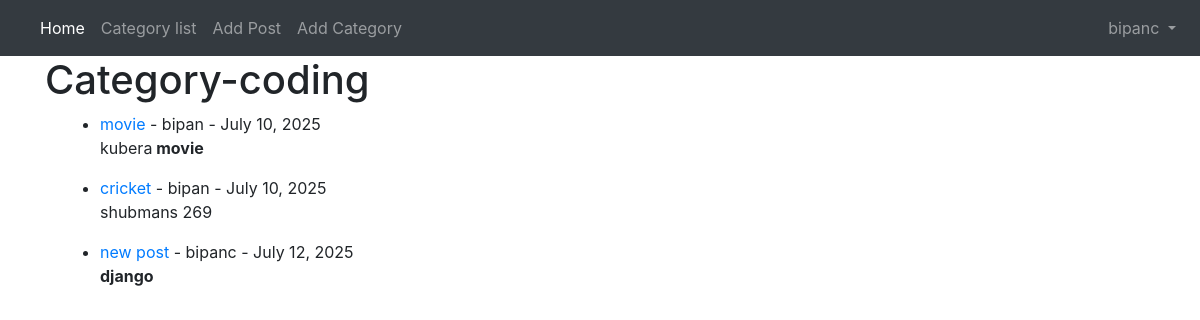
The page /category/coding (signed in) on the database its author committed.
### theblog/models.py (models this page shows, shortened)
class post(models.Model):
    title = models.CharField(max_length=255)
    author= models.ForeignKey(User,on_delete=models.CASCADE)
    header_image=models.ImageField(null=True,blank=True,upload_to='images/')
    body= RichTextField(blank=True,null=True)
    post_date=models.DateField(auto_now_add=True)
    category=models.CharField(max_length=255,default='coding')
    snippet=models.CharField(max_length=255)
    likes=models.ManyToManyField(User,related_name='blog_posts')

### theblog/views.py (the view)
# urls.py: path('category/<str:cats>', categoryview,name='categorys'),
def categoryview(request,cats):
    category_posts=post.objects.filter(category=cats.replace('-',' '))
    return render(request,'categories.html',{'cats':cats.replace('-',' '),'category_posts':category_posts})

### theblog/templates/categories.html (shortened to what this page needs)
{%extends 'base.html'%}
{%block content%}
<h1>Category-{{cats}}</h1>
<div class='container'>
{% if category_posts%}
<ul>
{% for post in category_posts %}
    <li><a href='{% url 'blog-article' post.pk %}'>{{post.title}}<a> - {{post.author}} - {{post.post_date}}<br/>
    {{post.body|slice:":200"|safe}}</li>
{%endfor%}
</ul>
{%else%}
<a>
    No such category exists</a>
{%endif%}
</div>
{%endblock%}

### theblog/templates/base.html (shortened to what this page needs)
<!doctype html>
<html lang="en">
  <head>
    <link rel="stylesheet" href="https://cdn.jsdelivr.net/npm/bootstrap@4.4.1/dist/css/bootstrap.min.css">
  </head>
  <body>
    <nav class="navbar navbar-expand-lg navbar-dark bg-dark">
  <div class="collapse navbar-collapse" id="navbarSupportedContent">
    <ul class="navbar-nav mr-auto">
      <li class="nav-item active">
        <a class="nav-link" href="{%url 'home'%}">Home <span class="sr-only">(current)</span></a>
      </li>
      {%if catmenu %}
      <li class="nav-item dropdown">
        <a class="nav-link dropdown-toggle" href="#" id="navbarDropdown" role="button" data-toggle="dropdown" aria-haspopup="true" aria-expanded="false">
          categories
        </a>
        <div class="dropdown-menu" aria-labelledby="navbarDropdown">
          {% for cat in catmenu%}
          <a class="dropdown-item" href='{%url 'categorys' cat %}'>{{cat}}</a>
          {%endfor%}
        </div>
      </li>
      {%else%}
      <li class="nav-item">
        <a class="nav-link" href="{%url 'categorylist'%}">Category list</a>
      </li>
      {%endif%}
      {%if user.is_authenticated%}
      <li class="nav-item">
        <a class="nav-link" href="{%url 'addpost'%}">Add Post</a>
      </li>
      <li class="nav-item">
        <a class="nav-link" href="{%url 'add_category'%}">Add Category</a>
      </li>
        </div>
      {%endif%}
     <ul class="navbar-nav ml">
    <li class="nav-item dropdown">
      {%if user.is_authenticated %}
        <a class="nav-link dropdown-toggle" id="navbarDropdown" role="button" data-toggle="dropdown" aria-haspopup="true" aria-expanded="false">
          {{user}}
        </a>
    {%endif%}
     </ul>
</nav>
    <div class='container'>{%block content%}
    {%endblock%}<div>
  </body>
</html>

### rows shown on the page
post: title "movie", author "bipan", post_date "July 10, 2025", body "kubera movie"
post: title "cricket", author "bipan", post_date "July 10, 2025", body "shubmans 269"
post: title "new post", author "bipanc", post_date "July 12, 2025", body "django"

### other values the page prints
{{ user }} "bipanc"
{{ cats }} "coding"
